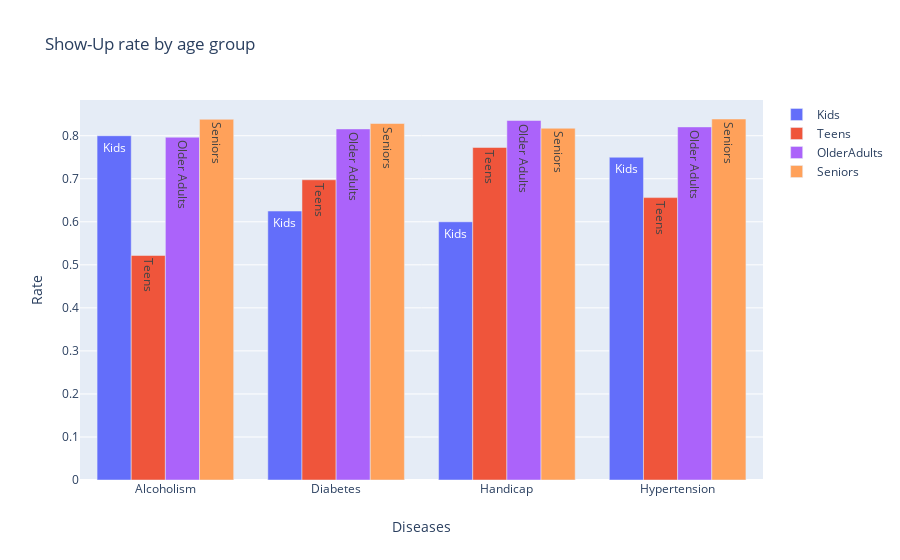

Notebook code cell kept with this figure:
### Code cell
kids = Age_data[Age_data['AgeGroup'] == 'Kids']
Teens = Age_data[Age_data['AgeGroup'] == 'Teens']
YoungAdults = Age_data[Age_data['AgeGroup'] == 'Young Adults']
OlderAdults = Age_data[Age_data['AgeGroup'] == 'Older Adults']
Seniors = Age_data[Age_data['AgeGroup'] == 'Seniors']


trace0 = go.Bar(
    x= kids['Category'],
    y=kids['Show-Up Rate'],
    text=kids['AgeGroup'],
    name="Kids")

trace1 = go.Bar(
    x= Teens['Category'],
    y=Teens['Show-Up Rate'],
    text=Teens['AgeGroup'],
    name="Teens")

trace2 = go.Bar(
    x= YoungAdults['Category'],
    y=YoungAdults['Show-Up Rate'],
    text=YoungAdults['AgeGroup'],
    name="YoungAdults")

trace3 = go.Bar(
    x= OlderAdults['Category'],
    y=OlderAdults['Show-Up Rate'],
    text=OlderAdults['AgeGroup'],
    name="OlderAdults")

trace4 = go.Bar(
    x= Seniors['Category'],
    y=Seniors['Show-Up Rate'],
    text=Seniors['AgeGroup'],
    name="Seniors")


layout = dict(title = "Show-Up rate by age group",barmode='group',xaxis=dict({"title":"Diseases"}),
             yaxis=dict({"title":"Rate"}))
dat = [trace0,trace1,trace2,trace3,trace4]
fig = go.Figure(data=dat,layout=layout)
iplot(fig,filename='grouped-bar')

### Figure 1 — Plotly figure (JSON) as saved in the notebook; plotly's stock layout.template omitted (floating-point values rounded to 4 significant figures)
{"data": [{"name": "Kids", "text": ["Kids", "Kids", "Kids", "Kids"], "type": "bar", "x": ["Alcoholism", "Diabetes", "Handicap", "Hypertension"], "y": [0.8, 0.625, 0.6, 0.75]}, {"name": "Teens", "text": ["Teens", "Teens", "Teens", "Teens"], "type": "bar", "x": ["Alcoholism", "Diabetes", "Handicap", "Hypertension"], "y": [0.5217, 0.6977, 0.7727, 0.6562]}, {"name": "YoungAdults", "text": [], "type": "bar", "x": [], "y": []}, {"name": "OlderAdults", "text": ["Older Adults", "Older Adults", "Older Adults", "Older Adults"], "type": "bar", "x": ["Alcoholism", "Diabetes", "Handicap", "Hypertension"], "y": [0.7966, 0.8159, 0.8354, 0.8205]}, {"name": "Seniors", "text": ["Seniors", "Seniors", "Seniors", "Seniors"], "type": "bar", "x": ["Alcoholism", "Diabetes", "Handicap", "Hypertension"], "y": [0.8382, 0.8285, 0.8174, 0.8389]}], "layout": {"barmode": "group", "title": {"text": "Show-Up rate by age group"}, "xaxis": {"title": {"text": "Diseases"}}, "yaxis": {"title": {"text": "Rate"}}}}
